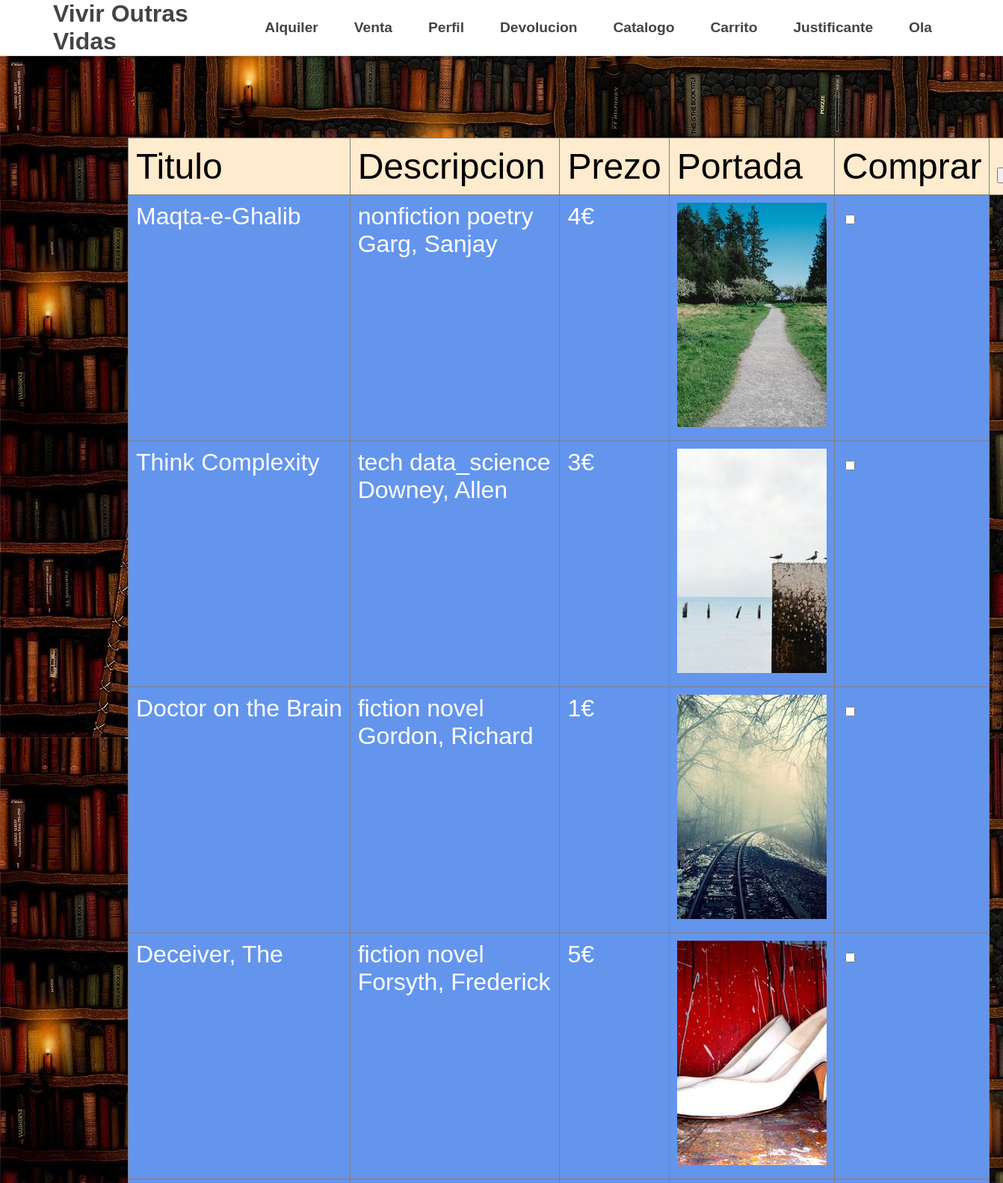
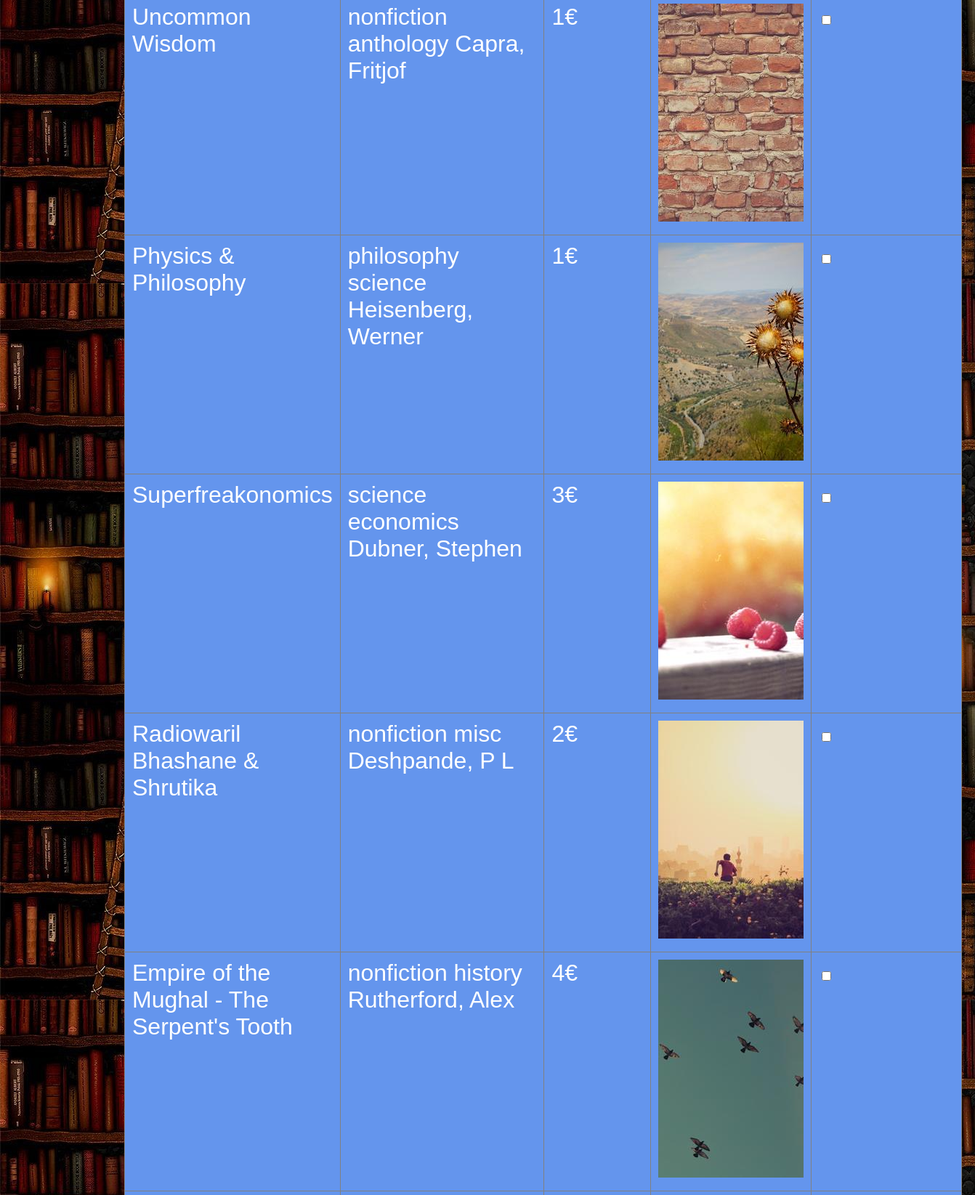
Screenshot of /IAWM-PROYECTO/sitio/alquiler.php (signed in, upper part) with the database file from the repository (2 pictures, top to bottom).
### tables this page shows
CREATE TABLE `libro_aluguer` (
  `ISBN` varchar(18) PRIMARY KEY,
  `titulo` varchar(60),
  `cantidade` int,
  `descripcion` varchar(100),
  `editorial` varchar(24),
  `prezo` int,
  `prezo_aluguer` int,
  `foto` varchar(1000),
  `venda` boolean DEFAULT TRUE,
  `aluguer` boolean DEFAULT TRUE
);

### IAWM-PROYECTO/sitio/alquiler.php (the view, shortened to what this page needs)
<!DOCTYPE html>
<html lang="en">
<head>
    <link rel="stylesheet" type="text/css" href="./css/flexnav.css">
    <link rel="stylesheet" type="text/css" href="./css/demo.css">
    <link rel="stylesheet" href="css/login.css">
</head>
            <?php
include 'php/flexnav.php';
include 'php/mysqlcon.php';
$sql = "SELECT * FROM libro_aluguer WHERE cantidade > 0 AND aluguer=True ORDER BY RAND()";
$result = mysqli_query($conn, $sql);
echo "<br>";
echo
    "<form name='carrito_alquiler' method='post' action='carrito.php'>",
    "<table class='catalogo' border='1' style='margin-top: 15%;'>",
    '<thead>
    <td>Titulo</td>
    <td>Descripcion</td>
    <td>Prezo</td>
    <td>Portada</td>
    <td>Comprar</td>
    <td><input type="submit" method="post" name="carrito_alquiler"></td>
    </thead>';
while ($row = mysqli_fetch_assoc($result)) {
    echo "<tr>";
    echo "<td>", $row['titulo'], "</td>";
    echo "<td>", $row['descripcion'], "</td>";
    echo "<td>", $row['prezo_aluguer'], "€", "</td>";
    echo "<td>", "<img src=", $row['foto'], ">", "</td>";
    echo "<td>";
    echo "<input type='checkbox' name='ISBNa[]' value=",$row['ISBN']," />", "</td>";
}
echo "</tr>";
echo "</table>";
echo "</form>"
?>
        </article>
    </div>
</body>
</html>

### IAWM-PROYECTO/sitio/php/flexnav.php
<?php
echo '
<link rel="stylesheet" type="text/css" href="/css/flexnav.css">
<body>
<div id="nav-background">
    <div id="nav-container">
        <header id="nav-header">
            <h1><a href="#" id="nav-logo">Vivir Outras Vidas</a></h1>
            <div id="nav-menu-button">MENU</div>
        </header>
        <nav>
            <ul class="nav-ul hide-ul">
                <li><a class="nav-link" href="/alquiler.php">Alquiler</a></li>
                <li><a class="nav-link" href="/venta.php">Venta</a></li>
                <li><a class="nav-link" href="/usuario/perfil.php">Perfil</a></li>
                <li><a class="nav-link" href="/devolver.php">Devolucion</a></li>
                <li><a class="nav-link" href="/panel_usuario.php">Catalogo</a></li>
                <li><a class="nav-link" href="/carrito.php">Carrito</a></li>
                <li><a class="nav-link" href="/php/justificante.php">Justificante</a></li>
                <li><a class="nav-link">Ola ',$_SESSION['usuario'],'</a></li>
            </ul>
        </nav>
    </div>
</div>
<div id="main-content">
    <article class="main-article">'
?>

### IAWM-PROYECTO/sitio/css/flexnav.css (style rules this page uses)
body, p, h1, h2, h3, h4, ul, li { margin: 0; padding: 0; }
body { max-height: 100vh; }
#nav-container>nav>ul { list-style-type: none; }
#nav-background { position: fixed; top: 0; z-index: 9000; width: 100%; background-color: white; border-bottom: 1px solid #ddd; }
#nav-container { display: -webkit-box; display: -webkit-flex; display: -ms-flexbox; display: flex; max-width: 1200px; margin: 0 auto; -webkit-box-pack: justify; -webkit-justify-content: space-between; -ms-flex-pack: justify; justify-content: space-between; font-family: Arial, Helvetica, sans-serif; align-items: center; }
#nav-header { display: -webkit-box; display: -webkit-flex; display: -ms-flexbox; display: flex; -webkit-box-pack: justify; -webkit-justify-content: space-between; -ms-flex-pack: justify; justify-content: space-between; -webkit-box-align: center; -webkit-align-items: center; -ms-flex-align: center; align-items: center; }
#nav-logo { color: #444; text-decoration: none; }
.nav-ul { display: -webkit-box; display: -webkit-flex; display: -ms-flexbox; display: flex; max-width: 1000px; }
.nav-ul>li { display: -webkit-box; display: -webkit-flex; display: -ms-flexbox; display: flex; }
.nav-link { -webkit-box-flex: 1; -webkit-flex: 1; -ms-flex: 1; flex: 1; color: #444; text-decoration: none; font-weight: 600; font-size: 1.2rem; -webkit-transition: 200ms; transition: 200ms; }
@media screen and (min-width: 701px) { .nav-link { flex-basis: auto; padding: 1rem 1.5rem; } }

### IAWM-PROYECTO/sitio/css/demo.css (style rules this page uses)
html { font-family: Arial, Helvetica, sans-serif; }
h1, h2, h3 { color: #444; }
#main-content { max-width: 1032px; width: 100%; padding-top: 1rem; margin: 0 auto; }
.main-article { padding: 0 1rem; }

### IAWM-PROYECTO/sitio/css/login.css (style rules this page uses)
.formulario, table, tr, td { padding: 10px; border-collapse: collapse; }
td { background-color: cornflowerblue; color: white; }
body { background-image: url(/img/background.jpg); }
.catalogo thead tr td { color: black; background-color: blanchedalmond; font-size: 3em !important; }
.catalogo tr td { vertical-align: top; font-size: 2em; }

### rows the page displays
libro_aluguer: titulo "Maqta-e-Ghalib", descripcion "nonfiction poetry Garg, Sanjay", prezo_aluguer "4", foto (picture)
libro_aluguer: titulo "Think Complexity", descripcion "tech data_science Downey, Allen", prezo_aluguer "3", foto (picture)
libro_aluguer: titulo "Doctor on the Brain", descripcion "fiction novel Gordon, Richard", prezo_aluguer "1", foto (picture)
libro_aluguer: titulo "Deceiver, The", descripcion "fiction novel Forsyth, Frederick", prezo_aluguer "5", foto (picture)
libro_aluguer: titulo "Uncommon Wisdom", descripcion "nonfiction anthology Capra, Fritjof", prezo_aluguer "1", foto (picture)
libro_aluguer: titulo "Physics & Philosophy", descripcion "philosophy science Heisenberg, Werner", prezo_aluguer "1", foto (picture)
libro_aluguer: titulo "Superfreakonomics", descripcion "science economics Dubner, Stephen", prezo_aluguer "3", foto (picture)
libro_aluguer: titulo "Radiowaril Bhashane & Shrutika", descripcion "nonfiction misc Deshpande, P L", prezo_aluguer "2", foto (picture)
libro_aluguer: titulo "Empire of the Mughal - The Serpent's Tooth", descripcion "nonfiction history Rutherford, Alex", prezo_aluguer "4", foto (picture)
